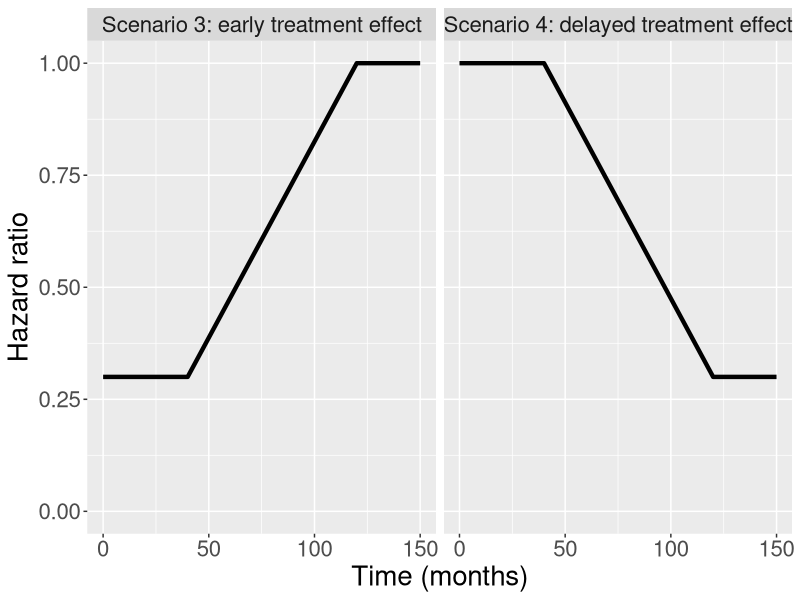

This figure's R source:
## This file generates figure D of the supplementary materials
save <- FALSE

## * load R packages
library(ggplot2)

## * Functions computing the hazard ratio
HRearly <- function(x, HR = 0.3){
    if(x<=40){
        return(HR)
    }else if(40<x && x<=120){
        return(HR + (1-HR)*(x-40)/80)
    }else{
        return(1)
    }
}

HRlate <- function(x, HR = 0.3){
    if(x<=40){
        return(1)
    }else if(40<x && x<=120){
        return(1 - (1-HR)*(x-40)/80)
    }else{
        return(HR)
    }
}


ls.figureD <- lapply(seq(0,150,by=1),function(x){
    rbind(data.frame(type = "Scenario 4: delayed treatment effect",
                     time=x,
                     HR = HRlate(x=x, HR=0.3)),
          data.frame(type = "Scenario 3: early treatment effect",
                     time=x,
                     HR = HRearly(x=x, HR=0.3)))
})
df.figureD <- do.call(rbind,ls.figureD)

## * graphical display
figureD <- ggplot(df.figureD, aes(x=time,y=HR))
figureD <- figureD + geom_line(size = 1.5)
figureD <- figureD + facet_wrap(~type)
figureD <- figureD + xlab("Time (months)") + ylab("Hazard ratio") + coord_cartesian(ylim = c(0,1))
figureD <- figureD + theme(text = element_text(size=20))

print(figureD)
if(save){
    ggsave(figureD, filename = file.path("figures/figureD.png"), width = 10)
    ggsave(figureD, filename = file.path("figures/figureD.pdf"), width = 10)
}
